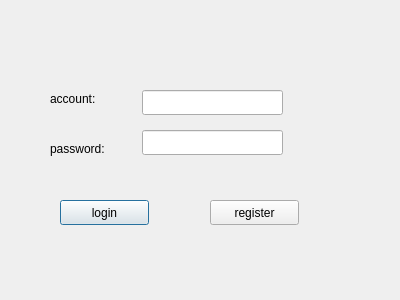
<?xml version="1.0" encoding="UTF-8"?>
<ui version="4.0">
 <class>Login</class>
 <widget class="QDialog" name="Login">
  <property name="geometry">
   <rect>
    <x>0</x>
    <y>0</y>
    <width>400</width>
    <height>300</height>
   </rect>
  </property>
  <property name="windowTitle">
   <string>Dialog</string>
  </property>
  <widget class="QLabel" name="label_account">
   <property name="geometry">
    <rect>
     <x>50</x>
     <y>90</y>
     <width>67</width>
     <height>17</height>
    </rect>
   </property>
   <property name="text">
    <string>account:</string>
   </property>
  </widget>
  <widget class="QLabel" name="label_pwd">
   <property name="geometry">
    <rect>
     <x>50</x>
     <y>140</y>
     <width>67</width>
     <height>17</height>
    </rect>
   </property>
   <property name="text">
    <string>password:</string>
   </property>
  </widget>
  <widget class="QLineEdit" name="lineEdit_account">
   <property name="geometry">
    <rect>
     <x>142</x>
     <y>90</y>
     <width>141</width>
     <height>25</height>
    </rect>
   </property>
  </widget>
  <widget class="QLineEdit" name="lineEdit_pwd">
   <property name="geometry">
    <rect>
     <x>142</x>
     <y>130</y>
     <width>141</width>
     <height>25</height>
    </rect>
   </property>
  </widget>
  <widget class="QPushButton" name="btn_login">
   <property name="geometry">
    <rect>
     <x>60</x>
     <y>200</y>
     <width>89</width>
     <height>25</height>
    </rect>
   </property>
   <property name="text">
    <string>login</string>
   </property>
  </widget>
  <widget class="QPushButton" name="btn_register">
   <property name="geometry">
    <rect>
     <x>210</x>
     <y>200</y>
     <width>89</width>
     <height>25</height>
    </rect>
   </property>
   <property name="text">
    <string>register</string>
   </property>
  </widget>
 </widget>
 <resources/>
 <connections/>
</ui>
